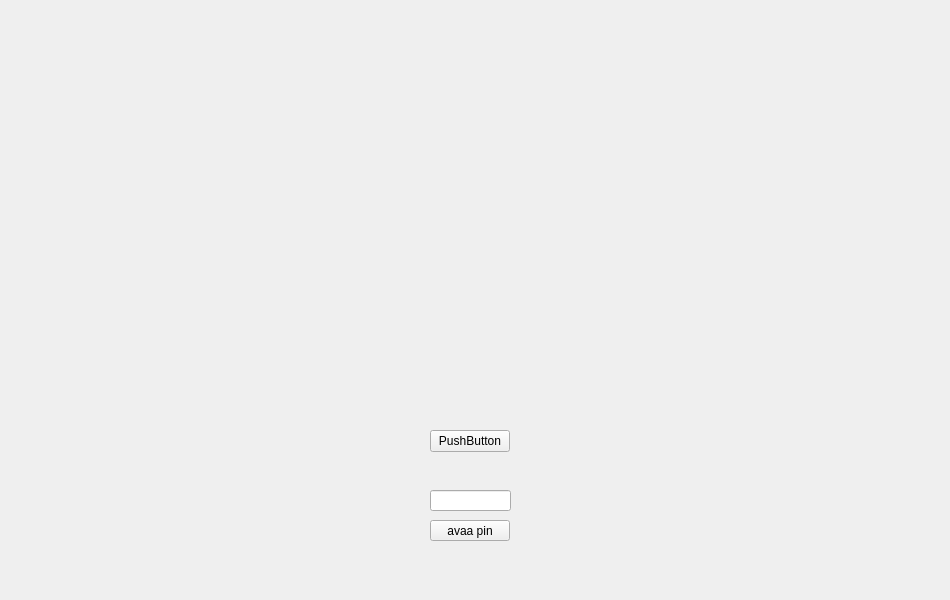
<?xml version="1.0" encoding="UTF-8"?>
<ui version="4.0">
 <class>MainWindow</class>
 <widget class="QMainWindow" name="MainWindow">
  <property name="geometry">
   <rect>
    <x>0</x>
    <y>0</y>
    <width>950</width>
    <height>600</height>
   </rect>
  </property>
  <property name="windowTitle">
   <string>MainWindow</string>
  </property>
  <widget class="QWidget" name="centralwidget">
   <widget class="QPushButton" name="avaapin">
    <property name="geometry">
     <rect>
      <x>430</x>
      <y>520</y>
      <width>80</width>
      <height>21</height>
     </rect>
    </property>
    <property name="text">
     <string>avaa pin</string>
    </property>
   </widget>
   <widget class="QLineEdit" name="tunnus">
    <property name="geometry">
     <rect>
      <x>430</x>
      <y>490</y>
      <width>81</width>
      <height>21</height>
     </rect>
    </property>
   </widget>
   <widget class="QPushButton" name="avaakayt">
    <property name="geometry">
     <rect>
      <x>430</x>
      <y>430</y>
      <width>80</width>
      <height>22</height>
     </rect>
    </property>
    <property name="text">
     <string>PushButton</string>
    </property>
   </widget>
  </widget>
 </widget>
 <resources/>
 <connections/>
</ui>
